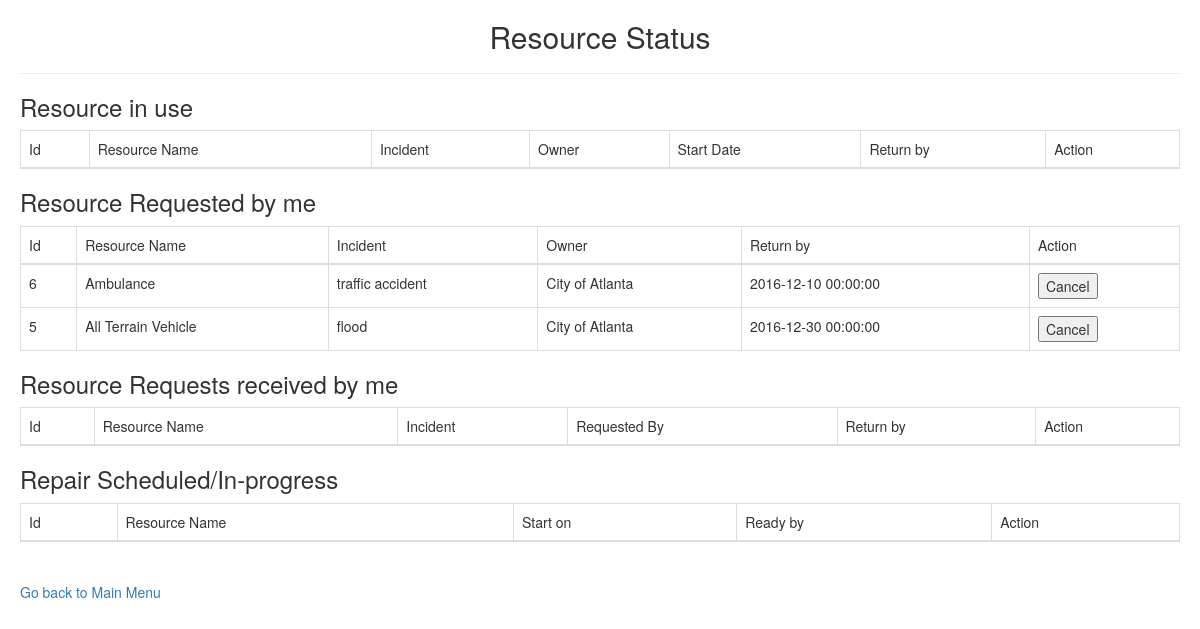
The page /App/resource_status.php (signed in) on the database its author committed.
### tables this page shows
CREATE TABLE Request(
               ID int NOT NULL AUTO_INCREMENT,
               status ENUM('Accepted', 'Pending'),
               expected_return_date datetime NOT NULL,
               requesting_resource_id int NOT NULL,
               sender_username varchar(30) NOT NULL,
          	incident_id int NOT NULL,
          	PRIMARY KEY (ID),
          	FOREIGN KEY (requesting_resource_id) REFERENCES Resource (ID),
          	FOREIGN KEY (sender_username) REFERENCES User (username),
          	FOREIGN KEY (incident_id) REFERENCES Incident (ID),
               CONSTRAINT uc_Request UNIQUE (status, requesting_resource_id, sender_username, incident_id));

CREATE TABLE Resource(
          	ID int NOT NULL AUTO_INCREMENT,
          	owner_username varchar(30) NOT NULL,
          	name varchar(100) NOT NULL,
          	model varchar(30) NULL,
               lon decimal(10, 3) NOT NULL,
          	lat decimal(10, 3) NOT NULL,
          	primary_ESF_id int NOT NULL,
          	cost_dollar_amount decimal NOT NULL,
          	cost_denominator varchar(10) NOT NULL,
          	PRIMARY KEY (ID),
          	FOREIGN KEY (owner_username) REFERENCES User (username),
          	FOREIGN KEY (primary_ESF_id) REFERENCES ESF (ID),
               FOREIGN KEY (cost_denominator) REFERENCES Cost_Denominator (cost_denominator));

CREATE TABLE Incident (
          	ID int NOT NULL AUTO_INCREMENT,
          	reporter_username varchar(30) NOT NULL,
          	incident_date date NOT NULL,
          	description varchar(100) NOT NULL,
          	lon decimal(10, 3) NOT NULL,
          	lat decimal(10, 3) NOT NULL,
          	PRIMARY KEY (ID),
          	FOREIGN KEY (reporter_username) REFERENCES User (username));

### App/resource_status.php (the view, shortened to what this page needs)
<?php
$connect = mysqli_connect("localhost", "team021", "team021", "cs6400_team021");
if (!empty($_SESSION['username'])) {
    $username = $_SESSION['username'];
} else {
    header('Location: login.php');
    exit();
}
?>
<!DOCTYPE html>
<head>
    <link rel="stylesheet" href="https://maxcdn.bootstrapcdn.com/bootstrap/3.3.7/css/bootstrap.min.css" />
    <link rel="stylesheet" type="text/css" href="../css/mystyle.css">
</head>
<body>
<div id="main_container">
    <div id="header">
        <h2 class="text-center">Resource Status</h2>
    </div>
    <hr>
    <div class="center_content">
                    <table class="table table-hover table-bordered">
                        <h3 class="text-left">Resource in use</h3>
                        <thead>
                            <tr>
                                <td>Id</td>
                                <td>Resource Name</td>
                                <td>Incident</td>
                                <td>Owner</td>
                                <td>Start Date</td>
                                <td>Return by</td>
                                <td>Action</td>
                            </tr>
                        </thead>
                    </table>
                    <table class="table table-hover table-bordered">
                        <h3 class="text-left">Resource Requested by me</h3>
                        <thead>
                            <tr>
                                <td>Id</td>
                                <td>Resource Name</td>
                                <td>Incident</td>
                                <td>Owner</td>
                                <td>Return by</td>
                                <td>Action</td>
                            </tr>
                        </thead>
                        <?php
                        $query = "
                                    SELECT
                                        Resource.id resource_id,
                                        Resource.name resource_name,
                                        Incident.description,
                                        All_user.name owner_name,
                                        Request.expected_return_date,
                                        Request.id request_id
                                    FROM
                                        Request
                                        INNER JOIN Resource
                                        ON Request.requesting_resource_id = Resource.id
                                        INNER JOIN Incident
                                        ON Request.incident_id = Incident.id
                                        INNER JOIN
                                        (
                                        SELECT username, name FROM Municipality
                                        UNION
                                        SELECT username, name FROM Government_Agency
                                        UNION
                                        SELECT username, name FROM Company
                                        UNION
                                        SELECT username, concat(firstname, ' ', lastname) as name FROM Individual
                                        ) AS All_user
                                            ON Resource.owner_username = All_user.username
                                    WHERE
                                        Request.sender_username = '$username'
                                        and Request.status = 'Pending'
                                ";
                        $result = mysqli_query($connect, $query);
                        echo "<form method='post' action='resource_status_action.php'>";
                        while ($row = mysqli_fetch_array($result)){
                            print "<tr>";
                            print "<td>{$row['resource_id']}</td>";
                            print "<td>{$row['resource_name']}</td>";
                            print "<td>{$row['description']}</td>";
                            print "<td>{$row['owner_name']}</td>";
                            print "<td>{$row['expected_return_date']}</td>";
                            $request_id = $row['request_id'];
                            print "<td>
                                        <input type='submit' name='cancel_request[$request_id]' value='Cancel' />
                                   </td>";
                            print "</tr>";
                        }
                        echo "</form>";
                        ?>
                    </table>
                    <table class="table table-hover table-bordered">
                        <h3 class="text-left">Resource Requests received by me</h3>
                        <thead>
                            <tr>
                                <td>Id</td>
                                <td>Resource Name</td>
                                <td>Incident</td>
                                <td>Requested By</td>
                                <td>Return by</td>
                                <td>Action</td>
                            </tr>
                        </thead>
                    </table>
                    <table class="table table-hover table-bordered">
                        <h3 class="text-left">Repair Scheduled/In-progress</h3>
                        <thead>
                            <tr>
                                <td>Id</td>
                                <td>Resource Name</td>
                                <td>Start on</td>
                                <td>Ready by</td>
                                <td>Action</td>
                            </tr>
                        </thead>
                    </table>
    </div>
</div>
<div id="footer">
    <a href="profile.php">Go back to Main Menu</a>
</div>
</body>
</html>

### css/mystyle.css (style rules this page uses)
.text-left { text-align: left; }
body { margin: 20px 20px 20px 20px; }

### rows shown on the page
request: requesting_resource.ID "6", requesting_resource.name "Ambulance", incident.description "traffic accident", owner_name "City of Atlanta", expected_return_date "2016-12-10 00:00:00"
request: requesting_resource.ID "5", requesting_resource.name "All Terrain Vehicle", incident.description "flood", owner_name "City of Atlanta", expected_return_date "2016-12-30 00:00:00"
